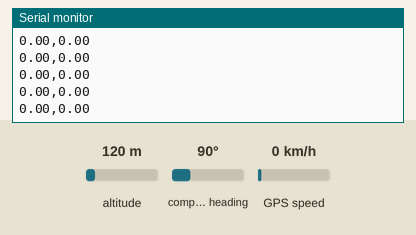
This sketch was run on a simulated Arduino Mega 2560, built with avr-gcc and run on an emulated ATmega2560. Parts: the last lines printed to the serial monitor. Inputs (shaded band) come from the test bench; at power-on: compass heading 90°, GPS speed 0 km/h, altitude 120 m. The GPS gets a fix after 3 s at 37.7749, -122.4194 with 8 satellites.

Above: at 2.2 s.
2.3 s: compass heading set to 7°
At 3.03 s:
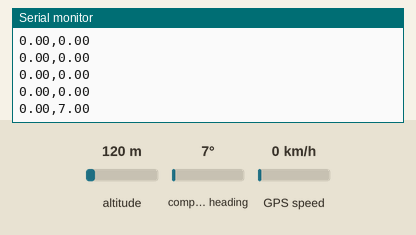
3.8 s: GPS speed set to 2 km/h
At 3.83 s:
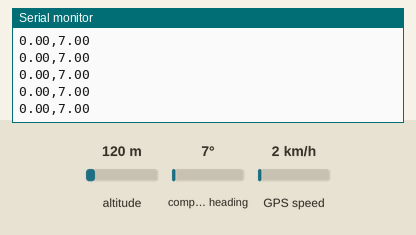
5.3 s: compass heading set to 90°
At 5.35 s:
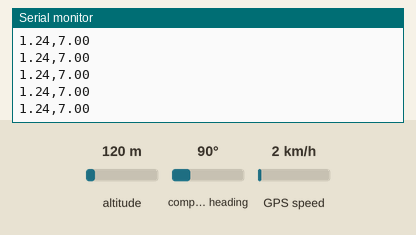
Timing chart, 0 to 8.3 s (numbered marks = the images above; inputs shaded):
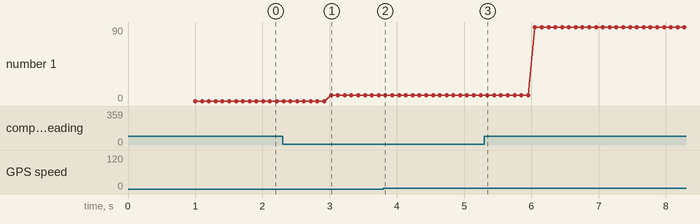

The sketch:

GPS_Arduino.ino
```cpp
// Test code for Ultimate GPS Using Hardware Serial (e.g. GPS Flora or FeatherWing)
//
// This code shows how to listen to the GPS module via polling. Best used with
// Feathers or Flora where you have hardware Serial and no interrupt
//
// Tested and works great with the Adafruit GPS FeatherWing
// ------> https://www.adafruit.com/products/3133
// or Flora GPS
// ------> https://www.adafruit.com/products/1059
// but also works with the shield, breakout
// ------> https://www.adafruit.com/products/1272
// ------> https://www.adafruit.com/products/746
//
// Pick one up today at the Adafruit electronics shop
// and help support open source hardware & software! -ada

#include <Adafruit_GPS.h>

// what's the name of the hardware serial port?
#define GPSSerial Serial1

// Connect to the GPS on the hardware port
Adafruit_GPS GPS(&GPSSerial);

// Set GPSECHO to 'false' to turn off echoing the GPS data to the Serial console
// Set to 'true' if you want to debug and listen to the raw GPS sentences
#define GPSECHO false

uint32_t timer = millis();


void setup()
{
  //while (!Serial);  // uncomment to have the sketch wait until Serial is ready

  // connect at 115200 so we can read the GPS fast enough and echo without dropping chars
  // also spit it out
  Serial.begin(115200);
  Serial.println("Adafruit GPS library basic parsing test!");

  // 9600 NMEA is the default baud rate for Adafruit MTK GPS's- some use 4800
  GPS.begin(57600);
  // uncomment this line to turn on RMC (recommended minimum) and GGA (fix data) including altitude
  GPS.sendCommand(PMTK_SET_NMEA_OUTPUT_RMCGGA);
  // uncomment this line to turn on only the "minimum recommended" data
  //GPS.sendCommand(PMTK_SET_NMEA_OUTPUT_RMCONLY);
  // For parsing data, we don't suggest using anything but either RMC only or RMC+GGA since
  // the parser doesn't care about other sentences at this time
  // Set the update rate
  GPS.sendCommand(PMTK_SET_NMEA_UPDATE_10HZ); // 1 Hz update rate
  // For the parsing code to work nicely and have time to sort thru the data, and
  // print it out we don't suggest using anything higher than 1 Hz

  // Request updates on antenna status, comment out to keep quiet
  GPS.sendCommand(PGCMD_ANTENNA);

  delay(1000);
}

void loop() // run over and over again
{
  // read data from the GPS in the 'main loop'
  char c = GPS.read();
  // if you want to debug, this is a good time to do it!
  if (GPSECHO)
    if (c) Serial.print(c);
  // if a sentence is received, we can check the checksum, parse it...
  if (GPS.newNMEAreceived()) {
    // a tricky thing here is if we print the NMEA sentence, or data
    // we end up not listening and catching other sentences!
    // so be very wary if using OUTPUT_ALLDATA and trying to print out data
    //Serial.print(GPS.lastNMEA()); // this also sets the newNMEAreceived() flag to false
    if (!GPS.parse(GPS.lastNMEA())) // this also sets the newNMEAreceived() flag to false
      return; // we can fail to parse a sentence in which case we should just wait for another
  }

  // approximately every 0.1 seconds or so, print out the current stats
  if (millis() - timer > 100) {
    timer = millis(); // reset the timer
    Serial.print(GPS.speed*1.151); Serial.print(","); Serial.println(GPS.angle);
    }
  }
```

Measured:
- after the input at 2.3 s, the serial monitor: prints a new line after 0.72 s (image 1)
- plotted number 1: 0 → 7 after the input at 2.3 s, 7 → 90 after the input at 5.3 s
